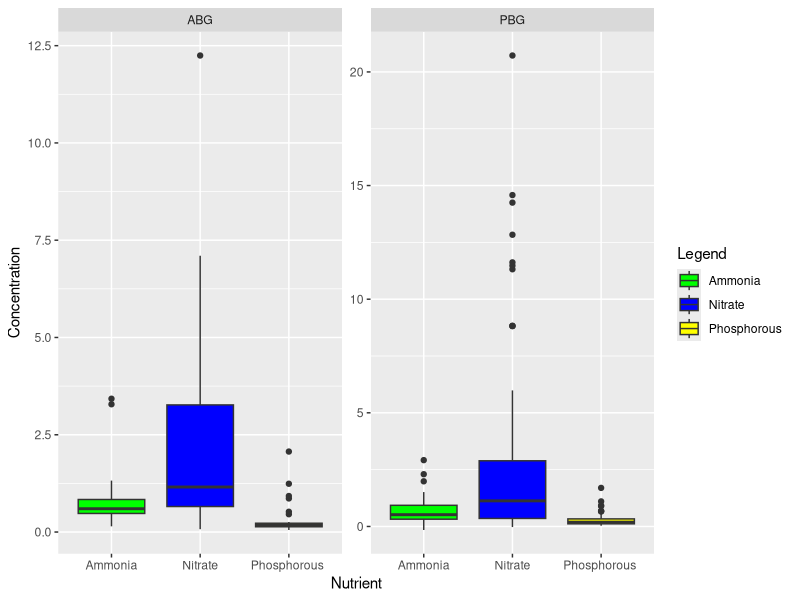
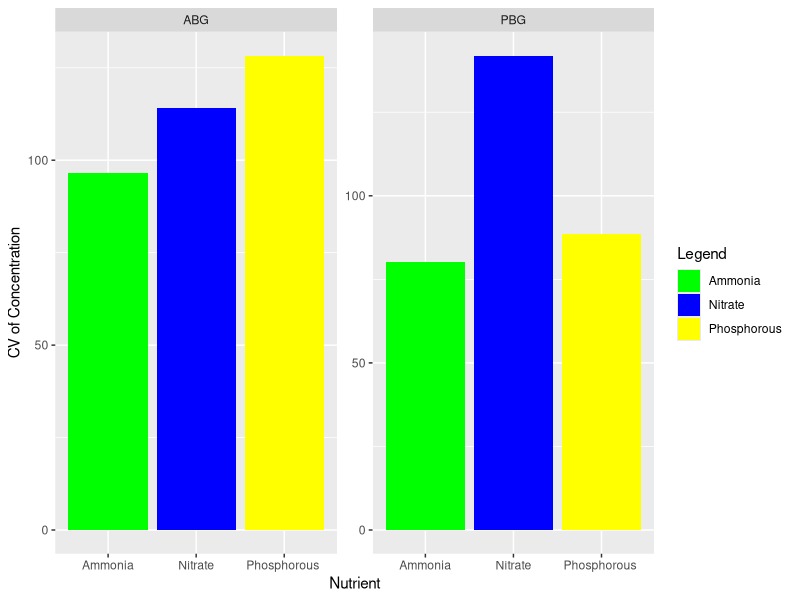

These figures' R source, in order:
# Work for R markdown assignment

library(tidyverse)

#load data
pbg_n <- read.csv("PBG_N_compiled_raw_2021.csv")
pbg_p <- read.csv("PBG_P_compiled_raw_2021.csv")
pbg_t <- read.csv("PBG_trts.csv")

# Bind those bad boys together

bind <- rbind(pbg_n,pbg_p)

# filer for only U in sample column

bound_onlyU <- bind %>% filter(grepl("U", sample))

# Keep only highest dilution entry for each dataset

bound_maxdil <- bound_onlyU %>% group_by(Sample) %>% filter(dilution == max(dilution)) %>% ungroup()

# start separating Sample col

Sampleseparated <- bound_maxdil %>% separate(col = Sample, into = c("watershed","transect","plot","NorP"), sep = "-")

#remove that NorP col

cleanNandP <- Sampleseparated %>% select(-NorP)

# Add in the pbg_t dataset

combinedNPnadT <- merge(cleanNandP,pbg_t)

#rename test column entries 

unique(combinedNPnadT$test) 

renamed <- combinedNPnadT %>% mutate(test = ifelse(test %in% "HCl PO4_1", "Phosphorous ", test))

renamedagain <- renamed %>% mutate(test = ifelse(test %in% "KCl Ammonia 10", "Ammonia", test))

finalrename <- renamedagain %>% mutate(test = ifelse(test %in% "KCL NO3_NO2 2", "Nitrate", test))

#get rid of all the shit we dont need

CLEAN <- finalrename %>% select(-Process, -Number, -run, -abs, -h, -number, -j, -k, -Notes, -run_time, -Site, -dilution)

# Lord have mercy

ggplot(CLEAN, aes(x = test, y= as.numeric(concentration), fill = as.factor(test))) +
  geom_boxplot() +
  facet_wrap(~treatment, scales = "free") +
  scale_fill_manual(values = c("green","blue", "yellow")) +
  xlab("Nutrient") + ylab("Concentration") +
  labs(fill = "Legend")
  
#calc cv
#make a lazy function to calc cv

cv <- function(x) 100*( sd(x, na.rm = TRUE)/mean(x, na.rm = TRUE))

#make a df with the CVs

cvframe <- CLEAN %>% group_by(treatment, test) %>% summarize(cv = cv(as.numeric(concentration))) %>% ungroup()

#make a bargraph of that bad boy

ggplot(cvframe, aes(x=test, y= as.numeric(cv), fill = as.factor(test))) +
  geom_bar(stat = "identity") +
  facet_wrap(~treatment, scales = "free") +
  scale_fill_manual(values = c("green","blue", "yellow")) +
  xlab("Nutrient") + ylab("CV of Concentration") +
  labs(fill = "Legend")

#All that is left to do is r markdown the whole thing   _(´ཀ`」 ∠)_
